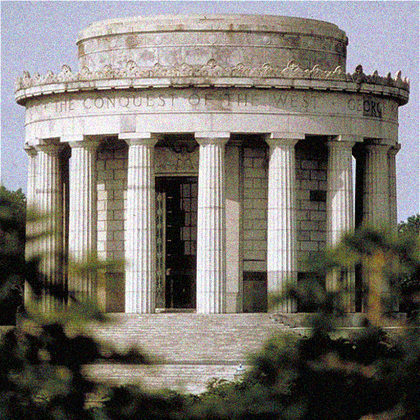
%> input picture FDOG paper/anisha_Matlab_Figures_high_Reso/test_noisy.png, 420 x 420 px, shrunk from 512 x 512 before the run
$ octave Final_Comparing_derivatives.m   (GNU Octave 9; MATLAB toolbox functions it lacks are replaced by stand-ins)
%> lines starting %> are read from the running program, lines starting %| are printed output that depends on the picture; in (x1, y1, x2, y2) boxes, pixels count from 0 and x2, y2 are one past the last pixel; in counts of white or black regions, pixels touching at a corner belong together; the program's own positions count from 1
### FDOG paper/Files/anisha_FDOG_Software/frac_der.m
function [DX,DY, mag,ori ] = frac_der( I,v )
%UNTITLED Summary of this function goes here
%   Detailed explanation goes here

v1=-v/1;
v2=v1*(v1+1)/2;
v3=v2*(v1+2)/3;
v4=v3*(v1+3)/4;

dx=[v4,v3,v2,v1,0,-v1,-v2,-v3,-v4];
dy=dx';

DX=conv2(I,dx,'same');
DY=conv2(I,dy,'same');

mag = hypot(DX,DY);
ori = atan2(DY,DX);

end

### FDOG paper/Files/anisha_FDOG_Software/featureorient.m
% FEATUREORIENT - Estimates the local orientation of features in an edgeimage
%
% Usage:  orientim = featureorient(im, gradientsigma,...
%                                      blocksigma, ...
%                                      orientsmoothsigma, ...
%                                      radians)
%
% Arguments:  im                - A normalised input image.
%             gradientsigma     - Sigma of the derivative of Gaussian
%                                 used to compute image gradients.  This can
%                                 be 0 as the derivatives are calculaed with
%                                 a 5-tap filter.
%             blocksigma        - Sigma of the Gaussian weighting used to
%                                 form the local weighted sum of gradient
%                                 covariance data.  A small value around 1,
%                                 or even less, is usually fine on most
%                                 feature images.
%             orientsmoothsigma - Sigma of the Gaussian used to smooth
%                                 the final orientation vector field.
%                                 Optional: if ommitted it defaults to 0
%             radians           - Optional flag 0/1 indicating whether the
%                                 output should be given in radians. Defaults
%                                 to 0 (degrees)
%
% Returns:    orientim          - The orientation image in degrees/radians
%                                 range is (0 - 180) or (0 - pi).
%                                 Orientation values are +ve anti-clockwise
%                                 and give the orientation across the feature
%                                 ridges
%
% The intended application of this function is to compute orientations on a
% feature image prior to nonmaximal suppression in the case where no orientation
% information is available from the feature detection process.  Accordingly
% the default output is in degrees to suit NONMAXSUP.
%
% See also: NONMAXSUP, RIDGEORIENT

% Copyright (c) 1996-2013 Peter Kovesi
% Centre for Exploration Targeting
% The University of Western Australia
% peter.kovesi at uwa edu au
%
% Permission is hereby granted, free of charge, to any person obtaining a copy
% of this software and associated documentation files (the "Software"), to deal
% in the Software without restriction, subject to the following conditions:
%
% The above copyright notice and this permission notice shall be included in
% all copies or substantial portions of the Software.
%
% The Software is provided "as is", without warranty of any kind.

% May 2013  Adapted from RIDGEORIENT

function or = featureorient(im, gradientsigma, blocksigma, orientsmoothsigma, ...
                                 radians,type,v)

    if ~exist('orientsmoothsigma', 'var'), orientsmoothsigma = 0; end
    if ~exist('radians', 'var'), radians = 0; end
    [rows,cols] = size(im);

    im = conv2(im, fspecial('gaussian',3,gradientsigma),'same');   % Smooth the image.

    if type==5
    [Gx, Gy] = derivative5(im,'x','y');  % Get derivatives.
    elseif type==7
        [Gx, Gy]=derivative7(im,'x','y');
    elseif type==1
        Gx=imfilter(im,[-1  1]);
        Gy=imfilter(im,[1 -1]);
    elseif type==0
        [Gx,Gy,magnitude,orientation]=frac_der(im,v);

    end

    Gy = -Gy;   % Negate Gy to give +ve anticlockwise angles.

    % Estimate the local ridge orientation at each point by finding the
    % principal axis of variation in the image gradients.
    Gxx = Gx.^2;       % Covariance data for the image gradients
    Gxy = Gx.*Gy;
    Gyy = Gy.^2;

    % Now smooth the covariance data to perform a weighted summation of the
    % data.
    Gxx =   conv2(Gxx, fspecial('gaussian',3,blocksigma),'same');
    Gxy = 2*conv2(Gxy, fspecial('gaussian',3,blocksigma),'same');
    Gyy =   conv2(Gyy, fspecial('gaussian',3,blocksigma),'same');

    % Analytic solution of principal direction
    denom = sqrt(Gxy.^2 + (Gxx - Gyy).^2) + eps;
    sin2theta = Gxy./denom;            % Sine and cosine of doubled angles
    cos2theta = (Gxx-Gyy)./denom;

    if orientsmoothsigma
        cos2theta = gaussfilt(cos2theta, orientsmoothsigma); % Smoothed sine and cosine of
        sin2theta = gaussfilt(sin2theta, orientsmoothsigma); % doubled angles
    end

    or = atan2(sin2theta,cos2theta)/2;
    or(or<0) = or(or<0)+pi;             % Map angles to 0-pi.

    if ~radians                         % Convert to degrees.
        or = or*180/pi;
    end

### FDOG paper/Files/anisha_FDOG_Software/nonmaxsup.m


function [im, location] = nonmaxsup(inimage, orient, radius)

if any(size(inimage) ~= size(orient))
  error('image and orientation image are of different sizes');
end

if radius < 1
  error('radius must be >= 1');
end

Octave = exist('OCTAVE_VERSION', 'builtin') == 5; % Are we running under Octave

[rows,cols] = size(inimage);
im = zeros(rows,cols);        % Preallocate memory for output image

if nargout == 2
    location = zeros(rows,cols);
end

iradius = ceil(radius);

% Precalculate x and y offsets relative to centre pixel for each orientation angle

angle = [0:180].*pi/180;    % Array of angles in 1 degree increments (but in radians).
xoff = radius*cos(angle);   % x and y offset of points at specified radius and angle
yoff = radius*sin(angle);   % from each reference position.

hfrac = xoff - floor(xoff); % Fractional offset of xoff relative to integer location
vfrac = yoff - floor(yoff); % Fractional offset of yoff relative to integer location

orient = fix(orient)+1;     % Orientations start at 0 degrees but arrays start
                            % with index 1.

% Now run through the image interpolating grey values on each side
% of the centre pixel to be used for the non-maximal suppression.

for row = (iradius+1):(rows - iradius)
  for col = (iradius+1):(cols - iradius)

    or = orient(row,col);   % Index into precomputed arrays
    x = col + xoff(or);     % x, y location on one side of the point in question
    y = row - yoff(or);

    fx = floor(x);          % Get integer pixel locations that surround location x,y
    cx = ceil(x);
    fy = floor(y);
    cy = ceil(y);
    tl = inimage(fy,fx);    % Value at top left integer pixel location.
    tr = inimage(fy,cx);    % top right
    bl = inimage(cy,fx);    % bottom left
    br = inimage(cy,cx);    % bottom right

    upperavg = tl + hfrac(or) * (tr - tl);  % Now use bilinear interpolation to
    loweravg = bl + hfrac(or) * (br - bl);  % estimate value at x,y
    v1 = upperavg + vfrac(or) * (loweravg - upperavg);

  if inimage(row, col) > v1 % We need to check the value on the other side...

    x = col - xoff(or);     % x, y location on the `other side' of the point in question
    y = row + yoff(or);

    fx = floor(x);
    cx = ceil(x);
    fy = floor(y);
    cy = ceil(y);
    tl = inimage(fy,fx);    % Value at top left integer pixel location.
    tr = inimage(fy,cx);    % top right
    bl = inimage(cy,fx);    % bottom left
    br = inimage(cy,cx);    % bottom right
    upperavg = tl + hfrac(or) * (tr - tl);
    loweravg = bl + hfrac(or) * (br - bl);
    v2 = upperavg + vfrac(or) * (loweravg - upperavg);

    if inimage(row,col) > v2            % This is a local maximum.
      im(row, col) = inimage(row, col); % Record value in the output
                                        % image.

      % Code for sub-pixel localization if it was requested
      if nargout == 2
        % Solve for coefficients of parabola that passes through
        % [-1, v1]  [0, inimage] and [1, v2].
        % v = a*r^2 + b*r + c
        c = inimage(row,col);
        a = (v1 + v2)/2 - c;
        b = a + c - v1;

        % location where maxima of fitted parabola occurs
        r = -b/(2*a);
        location(row,col) = complex(row + r*yoff(or), col - r*xoff(or));
      end

    end

   end
  end
end


% Finally thin the 'nonmaximally suppressed' image by pointwise
% multiplying itself with a morphological skeletonization of itself.
%
% I know it is oxymoronic to thin a nonmaximally supressed image but
% fixes the multiple adjacent peaks that can arise from using a radius
% value > 1.

if Octave
    skel = bwmorph(im>0,'thin',Inf);   % Octave's 'thin' seems to produce better results.
else
    skel = bwmorph(im>0,'skel',Inf);
end
im = im.*skel;
if nargout == 2
    location = location.*skel;
end

### FDOG paper/Files/anisha_FDOG_Software/mygradient.m
function [mag,ori] = mygradient(I,method)


% method =1 : normal Derivative
% method =2 : 5 tap derivative


if method ==1
    dx = imfilter(I,[-1  1]);
    dy = imfilter(I,[1 -1]);
    % [ori,mag]=cart2pol(dx,dy);
    mag = hypot(dx,dy);
    ori = atan2(dy,dx);
elseif method==5
    [dx, dy]=derivative5(I, 'x', 'y');
    mag = hypot(dx,dy);
    ori = atan2(dy,dx);

elseif method==7
    [dx, dy]=derivative7(I, 'x', 'y');
    mag = hypot(dx,dy);
    ori = atan2(dy,dx);
end

end

### FDOG paper/Files/anisha_FDOG_Software/Final_Comparing_derivatives.m
I=imread('test_noisy.png');
%> I is the input picture: size 420x420x3 uint8; mean R, G, B 123.8, 119, 112
I=im2double(rgb2gray(I));
%> I: size 420x420 double
[m,n]=size(I);
%> m = 420; n = 420


figure,
subplot(1,2,1);
imshow(I)
I=conv2(I,fspecial('gaussian',3,1),'same');
subplot(1,2,2); imshow(I)

%% FDOG
[x,y,I_fdog_5,o]=frac_der(I,0.5);
%figure, imshow(I_fdog_5)

ori=featureorient(I, 1, 0.5, 0, ...
                                 0,0,0.5);

% [10 lines of commented-out code are left out]


[I_fdog_5_nm,location]=nonmaxsup(I_fdog_5,ori,1.2);
%> after the loop in nonmaxsup, `for row = (iradius+1):(rows - iradius)`:
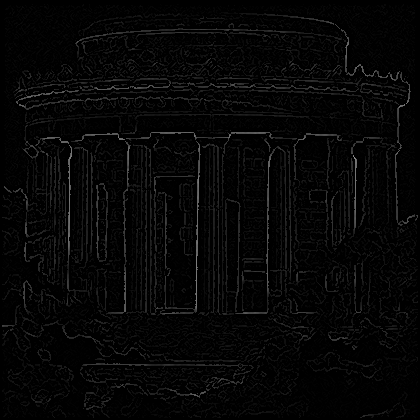
%> im: size 420x420 double; min 0, max 0.573, mean 0.0239
%> after the loop in nonmaxsup, `for row = (iradius+1):(rows - iradius)`: a = -0.00823; b = 0.0018; c = 0.0241; r = 0.11; v2 = 0.0245
%> in nonmaxsup, `skel = bwmorph(im>0,'thin',Inf);   % Octave's 'thin' seems to produce ..`:
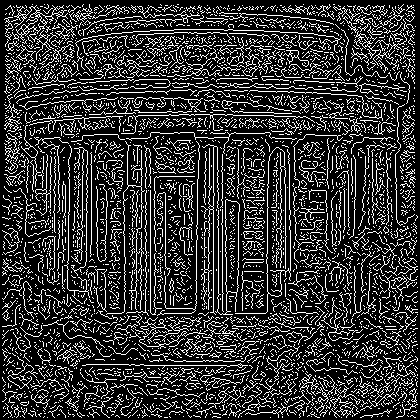
%> skel: size 420x420 logical; 20.2% white in thin lines or dots
I_fdog_5_nm=mat2gray(I_fdog_5_nm);

%I_fdog_5_nm=hysthresh(I_fdog_5_nm,0.2,0.3);
figure,
subplot(1,2,2); imagesc(1.5.*I_fdog_5_nm);colormap('gray')


%% DOF
[I_dog,o]=mygradient(I,1);
%> in mygradient, `dx = imfilter(I,[-1  1]);`:
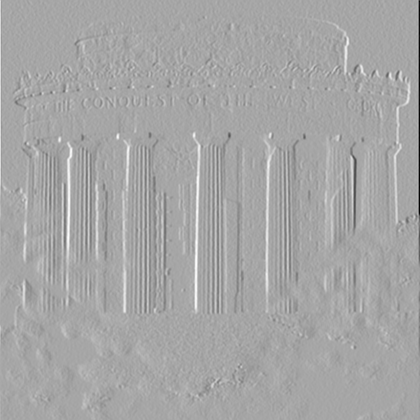
%> dx: size 420x420 double; min -0.636, max 0.338, mean -0.00076; drawn with min black and max white
%> in mygradient, `dy = imfilter(I,[1 -1]);`:
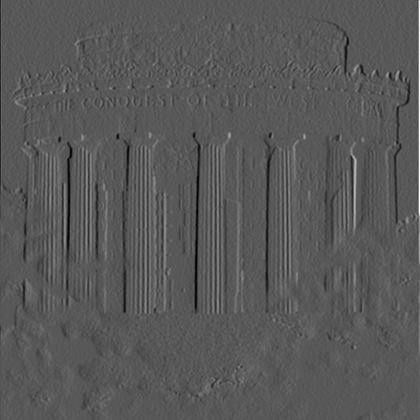
%> dy: size 420x420 double; min -0.338, max 0.636, mean 0.00076; drawn with min black and max white
%> in mygradient, `ori = atan2(dy,dx);`:
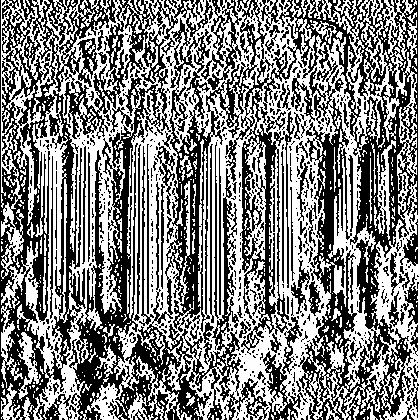
%> ori: size 420x420 double; min -0.785, max 2.36, mean 0.816; drawn with min black and max white
%figure, imshow(I_dog)
ori=featureorient(I, 1, 0.5, 0, ...
                                 0,1,1);
%> in featureorient (call 2), `cos2theta = (Gxx-Gyy)./denom;`: cos2theta: size 420x420 double; every value is 0
%> in featureorient (call 2), `or = atan2(sin2theta,cos2theta)/2;`: or: size 420x420 double; every value is 0.785
%> in featureorient (call 2), `or = or*180/pi;`: or: size 420x420 double; every value is 45


[I_dog_nm,location]=nonmaxsup(I_dog,ori,1.2);
%> call 2 of nonmaxsup, with radius = 1.2
%> in nonmaxsup (call 2), `orient = fix(orient)+1;`: orient: size 420x420 double; every value is 46
%> after the loop in nonmaxsup (call 2), `for row = (iradius+1):(rows - iradius)`:
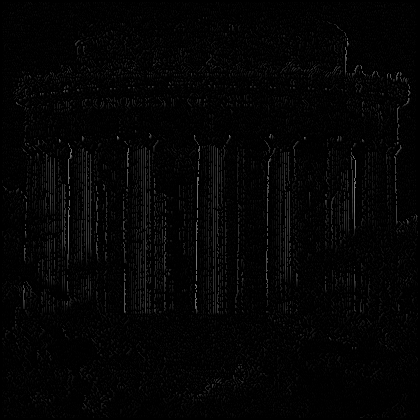
%> im: size 420x420 double; min 0, max 0.5, mean 0.0164
%> after the loop in nonmaxsup (call 2), `for row = (iradius+1):(rows - iradius)`: a = -0.00955; b = -0.00117; c = 0.0143; r = -0.0612; v2 = 0.0108
%> in nonmaxsup (call 2), `skel = bwmorph(im>0,'thin',Inf);   % Octave's 'thin' seems to produce ..`:
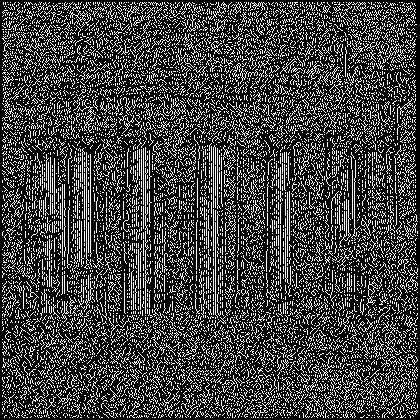
%> skel: size 420x420 logical; 24.8% white in thin lines or dots
I_dog_nm=mat2gray(I_dog_nm);

%I_dog_nm=hysthresh(I_dog_nm,0.2,0.3);

subplot(1,2,1); imagesc(1.5.*I_dog_nm);colormap('gray')


%% Benchmark
% [6 lines of commented-out code are left out]

$ run again, with FDOG paper/anisha_Matlab_Figures_high_Reso/test.jpg saved as FDOG paper/anisha_Matlab_Figures_high_Reso/test_noisy.png
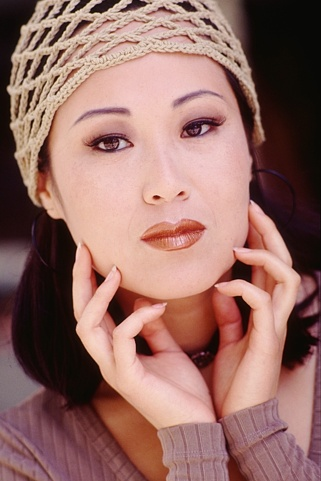
%> input picture FDOG paper/anisha_Matlab_Figures_high_Reso/test.jpg, 321 x 481 px
%> I is the input picture: size 481x321x3 uint8; mean R, G, B 149.5, 109.3, 102.3
%> after the loop in nonmaxsup, `for row = (iradius+1):(rows - iradius)`: a = -0.061; b = -1.41e-05; c = 0.192; r = -0.000116; v2 = 0.16
%> in nonmaxsup, `skel = bwmorph(im>0,'thin',Inf);   % Octave's 'thin' seems to produce ..`:
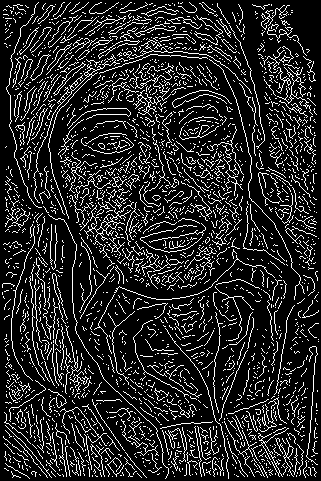
%> skel: size 481x321 logical; 15.2% white in thin lines or dots
%> cos2theta: size 481x321 double; every value is 0
%> orient: size 481x321 double; values 1 (black) and 46 (white), 99.2% white; 10 black regions (7 under 20 px), largest, box (x1, y1, x2, y2) and area: (289, 0, 317, 60) 1033, (267, 43, 276, 53) 69, (288, 43, 298, 51) 33
%> after the loop in nonmaxsup (call 2), `for row = (iradius+1):(rows - iradius)`:
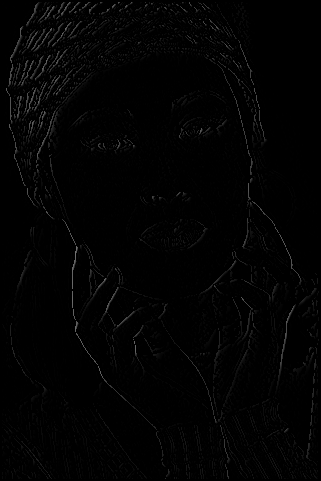
%> im: size 481x321 double; min 0, max 0.448, mean 0.011
%> after the loop in nonmaxsup (call 2), `for row = (iradius+1):(rows - iradius)`: a = -0.00859; b = 0.00619; c = 0.025; r = 0.36; v2 = 0.0226
